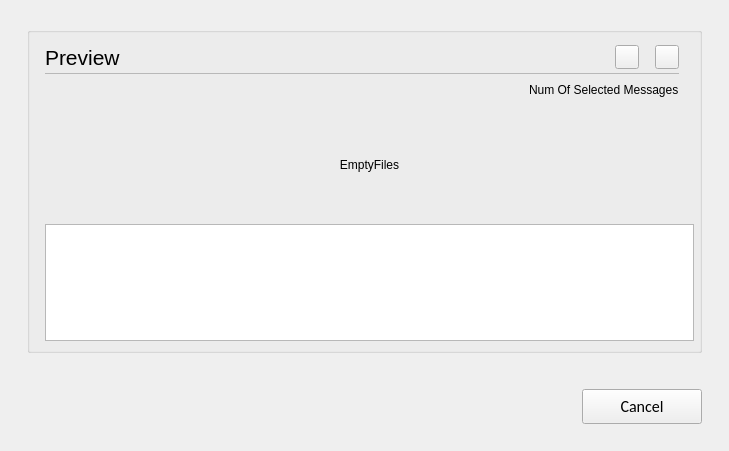
<?xml version="1.0" encoding="UTF-8"?>
<ui version="4.0">
 <class>C_NagUnUsedProjectFilesPopUpDialog</class>
 <widget class="QWidget" name="C_NagUnUsedProjectFilesPopUpDialog">
  <property name="geometry">
   <rect>
    <x>0</x>
    <y>0</y>
    <width>729</width>
    <height>451</height>
   </rect>
  </property>
  <property name="windowTitle">
   <string>C_NagUnUsedProjectFilesPopUpDialog</string>
  </property>
  <layout class="QVBoxLayout" name="verticalLayout">
   <property name="leftMargin">
    <number>27</number>
   </property>
   <property name="topMargin">
    <number>27</number>
   </property>
   <property name="rightMargin">
    <number>27</number>
   </property>
   <property name="bottomMargin">
    <number>0</number>
   </property>
   <item>
    <widget class="stw::opensyde_gui_elements::C_OgeGbx" name="pc_GroupBoxGeneral_5">
     <property name="title">
      <string/>
     </property>
     <layout class="QVBoxLayout" name="verticalLayout_6">
      <property name="spacing">
       <number>0</number>
      </property>
      <property name="leftMargin">
       <number>15</number>
      </property>
      <property name="topMargin">
       <number>9</number>
      </property>
      <property name="rightMargin">
       <number>0</number>
      </property>
      <property name="bottomMargin">
       <number>9</number>
      </property>
      <item>
       <layout class="QHBoxLayout" name="horizontalLayout_7" stretch="0,1,0,0,0">
        <property name="spacing">
         <number>6</number>
        </property>
        <property name="rightMargin">
         <number>20</number>
        </property>
        <item>
         <widget class="stw::opensyde_gui_elements::C_OgeLabHeadingGroupBold" name="pc_LabelHeadingPreview">
          <property name="minimumSize">
           <size>
            <width>0</width>
            <height>30</height>
           </size>
          </property>
          <property name="maximumSize">
           <size>
            <width>16777215</width>
            <height>30</height>
           </size>
          </property>
          <property name="font">
           <font>
            <family>Segoe UI</family>
            <pointsize>16</pointsize>
           </font>
          </property>
          <property name="text">
           <string>Preview</string>
          </property>
         </widget>
        </item>
        <item>
         <spacer name="horizontalSpacer_10">
          <property name="orientation">
           <enum>Qt::Horizontal</enum>
          </property>
          <property name="sizeHint" stdset="0">
           <size>
            <width>40</width>
            <height>1</height>
           </size>
          </property>
         </spacer>
        </item>
        <item>
         <widget class="stw::opensyde_gui_elements::C_OgePubIconOnly" name="pc_BtnRefresh">
          <property name="sizePolicy">
           <sizepolicy hsizetype="Fixed" vsizetype="Fixed">
            <horstretch>0</horstretch>
            <verstretch>0</verstretch>
           </sizepolicy>
          </property>
          <property name="minimumSize">
           <size>
            <width>24</width>
            <height>24</height>
           </size>
          </property>
          <property name="maximumSize">
           <size>
            <width>24</width>
            <height>24</height>
           </size>
          </property>
          <property name="text">
           <string/>
          </property>
         </widget>
        </item>
        <item>
         <spacer name="horizontalSpacer">
          <property name="orientation">
           <enum>Qt::Horizontal</enum>
          </property>
          <property name="sizeType">
           <enum>QSizePolicy::Fixed</enum>
          </property>
          <property name="sizeHint" stdset="0">
           <size>
            <width>10</width>
            <height>20</height>
           </size>
          </property>
         </spacer>
        </item>
        <item>
         <widget class="stw::opensyde_gui_elements::C_OgePubIconOnly" name="pc_BtnDeleteAll">
          <property name="sizePolicy">
           <sizepolicy hsizetype="Fixed" vsizetype="Fixed">
            <horstretch>0</horstretch>
            <verstretch>0</verstretch>
           </sizepolicy>
          </property>
          <property name="minimumSize">
           <size>
            <width>24</width>
            <height>24</height>
           </size>
          </property>
          <property name="maximumSize">
           <size>
            <width>24</width>
            <height>24</height>
           </size>
          </property>
          <property name="text">
           <string/>
          </property>
         </widget>
        </item>
       </layout>
      </item>
      <item>
       <layout class="QHBoxLayout" name="horizontalLayout_20" stretch="0">
        <property name="spacing">
         <number>0</number>
        </property>
        <property name="topMargin">
         <number>1</number>
        </property>
        <property name="rightMargin">
         <number>20</number>
        </property>
        <property name="bottomMargin">
         <number>0</number>
        </property>
        <item>
         <widget class="stw::opensyde_gui_elements::C_OgeFraSeparator" name="pc_Frame_3">
          <property name="minimumSize">
           <size>
            <width>0</width>
            <height>1</height>
           </size>
          </property>
          <property name="maximumSize">
           <size>
            <width>16777215</width>
            <height>1</height>
           </size>
          </property>
          <property name="frameShape">
           <enum>QFrame::StyledPanel</enum>
          </property>
          <property name="frameShadow">
           <enum>QFrame::Raised</enum>
          </property>
         </widget>
        </item>
       </layout>
      </item>
      <item>
       <spacer name="verticalSpacer">
        <property name="orientation">
         <enum>Qt::Vertical</enum>
        </property>
        <property name="sizeType">
         <enum>QSizePolicy::Fixed</enum>
        </property>
        <property name="sizeHint" stdset="0">
         <size>
          <width>6</width>
          <height>6</height>
         </size>
        </property>
       </spacer>
      </item>
      <item>
       <layout class="QHBoxLayout" name="horizontalLayout_2">
        <property name="rightMargin">
         <number>20</number>
        </property>
        <property name="bottomMargin">
         <number>0</number>
        </property>
        <item>
         <spacer name="horizontalSpacer_2">
          <property name="orientation">
           <enum>Qt::Horizontal</enum>
          </property>
          <property name="sizeHint" stdset="0">
           <size>
            <width>40</width>
            <height>20</height>
           </size>
          </property>
         </spacer>
        </item>
        <item>
         <widget class="stw::opensyde_gui_elements::C_OgeLabGroupItem" name="pc_LabelNumOfSelectedMessages">
          <property name="text">
           <string>Num Of Selected Messages</string>
          </property>
         </widget>
        </item>
       </layout>
      </item>
      <item>
       <spacer name="verticalSpacer_6">
        <property name="orientation">
         <enum>Qt::Vertical</enum>
        </property>
        <property name="sizeType">
         <enum>QSizePolicy::Fixed</enum>
        </property>
        <property name="sizeHint" stdset="0">
         <size>
          <width>6</width>
          <height>6</height>
         </size>
        </property>
       </spacer>
      </item>
      <item>
       <layout class="QVBoxLayout" name="verticalLayout_4" stretch="1,1">
        <property name="rightMargin">
         <number>5</number>
        </property>
        <property name="bottomMargin">
         <number>0</number>
        </property>
        <item>
         <widget class="stw::opensyde_gui_elements::C_OgeLabGroupItem" name="pc_LabelEmptyFiles">
          <property name="text">
           <string>EmptyFiles</string>
          </property>
          <property name="alignment">
           <set>Qt::AlignCenter</set>
          </property>
         </widget>
        </item>
        <item>
         <widget class="stw::opensyde_gui::C_NagUnUsedProjectFilesTableView" name="pc_TableViewUnUsedFiles"/>
        </item>
       </layout>
      </item>
     </layout>
    </widget>
   </item>
   <item>
    <spacer name="pc_VerticalSpacerButtonsObove">
     <property name="orientation">
      <enum>Qt::Vertical</enum>
     </property>
     <property name="sizeType">
      <enum>QSizePolicy::Fixed</enum>
     </property>
     <property name="sizeHint" stdset="0">
      <size>
       <width>20</width>
       <height>30</height>
      </size>
     </property>
    </spacer>
   </item>
   <item>
    <layout class="QHBoxLayout" name="horizontalLayout_22">
     <item>
      <spacer name="horizontalSpacer_9">
       <property name="orientation">
        <enum>Qt::Horizontal</enum>
       </property>
       <property name="sizeHint" stdset="0">
        <size>
         <width>40</width>
         <height>20</height>
        </size>
       </property>
      </spacer>
     </item>
     <item>
      <widget class="stw::opensyde_gui_elements::C_OgePubCancel" name="pc_BtnCancel">
       <property name="minimumSize">
        <size>
         <width>120</width>
         <height>35</height>
        </size>
       </property>
       <property name="maximumSize">
        <size>
         <width>120</width>
         <height>35</height>
        </size>
       </property>
       <property name="font">
        <font>
         <family>Calibri</family>
         <pointsize>12</pointsize>
        </font>
       </property>
       <property name="text">
        <string>Cancel</string>
       </property>
      </widget>
     </item>
    </layout>
   </item>
   <item>
    <spacer name="verticalSpacer_7">
     <property name="orientation">
      <enum>Qt::Vertical</enum>
     </property>
     <property name="sizeType">
      <enum>QSizePolicy::Fixed</enum>
     </property>
     <property name="sizeHint" stdset="0">
      <size>
       <width>20</width>
       <height>27</height>
      </size>
     </property>
    </spacer>
   </item>
  </layout>
 </widget>
 <customwidgets>
  <customwidget>
   <class>stw::opensyde_gui_elements::C_OgeFraSeparator</class>
   <extends>QFrame</extends>
   <header>C_OgeFraSeparator.hpp</header>
   <container>1</container>
  </customwidget>
  <customwidget>
   <class>stw::opensyde_gui_elements::C_OgeLabHeadingGroupBold</class>
   <extends>QLabel</extends>
   <header>C_OgeLabHeadingGroupBold.hpp</header>
  </customwidget>
  <customwidget>
   <class>stw::opensyde_gui_elements::C_OgeLabGroupItem</class>
   <extends>QLabel</extends>
   <header>C_OgeLabGroupItem.hpp</header>
  </customwidget>
  <customwidget>
   <class>stw::opensyde_gui_elements::C_OgePubIconOnly</class>
   <extends>QPushButton</extends>
   <header>C_OgePubIconOnly.hpp</header>
  </customwidget>
  <customwidget>
   <class>stw::opensyde_gui_elements::C_OgeGbx</class>
   <extends>QGroupBox</extends>
   <header>C_OgeGbx.hpp</header>
   <container>1</container>
  </customwidget>
  <customwidget>
   <class>stw::opensyde_gui::C_NagUnUsedProjectFilesTableView</class>
   <extends>QTableView</extends>
   <header>C_NagUnUsedProjectFilesTableView.hpp</header>
  </customwidget>
  <customwidget>
   <class>stw::opensyde_gui_elements::C_OgePubCancel</class>
   <extends>QPushButton</extends>
   <header>C_OgePubCancel.hpp</header>
  </customwidget>
 </customwidgets>
 <resources/>
 <connections/>
</ui>
